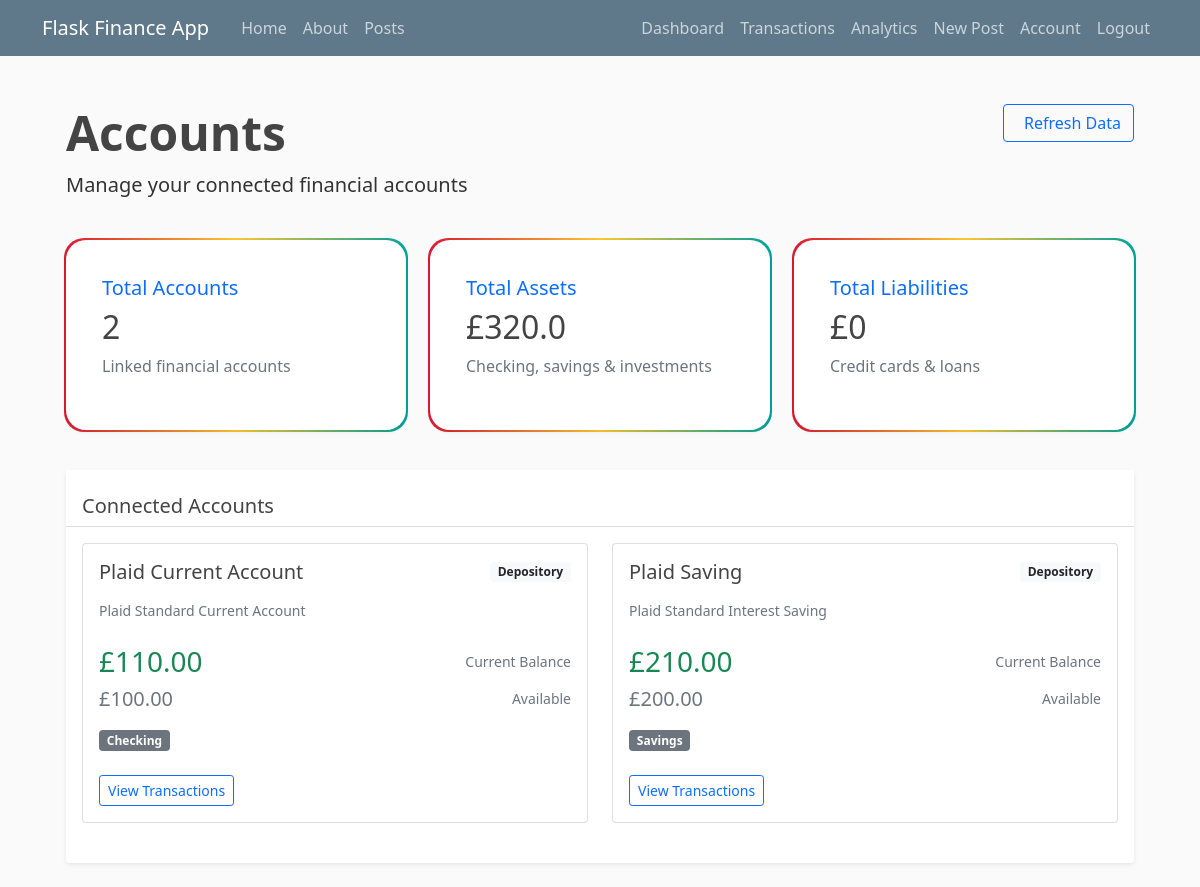
The app's page /financial/accounts (signed in) with its own data.
### app/models.py (models this page shows, shortened)
class Balance(db.Model):
    __tablename__ = "balance"
    id = db.Column(db.Integer, primary_key=True)
    user_id = db.Column(db.Integer, db.ForeignKey("user.id"), nullable=False)
    plaid_account_id = db.Column(db.String(100), unique=True, nullable=False)
    name = db.Column(db.String(100), nullable=False)
    official_name = db.Column(db.String(200))
    type = db.Column(db.String(50), nullable=False)
    subtype = db.Column(db.String(50))
    current_balance = db.Column(db.Numeric(10, 2), nullable=False)
    available_balance = db.Column(db.Numeric(10, 2))
    limit = db.Column(db.Numeric(10, 2))
    iso_currency_code = db.Column(db.String(3), default="USD")
    last_updated = db.Column(
        db.DateTime, default=datetime.utcnow, onupdate=datetime.utcnow
    )

### app/financial/routes.py (the view)
@financial_bp.route("/accounts")
@login_required
def accounts():
    balances = get_balances(current_user.id)
    assets = sum(
        float(b.current_balance)
        for b in balances
        if b.type in ["depository", "investment"] and b.current_balance > 0
    )
    liabilities = sum(
        float(b.current_balance)
        for b in balances
        if b.type in ["credit", "loan"] and b.current_balance > 0
    )
    return render_template(
        "financial/accounts.html",
        title="Accounts",
        balances=balances,
        assets=assets,
        liabilities=liabilities,
    )

### app/financial/services.py (called while the page is built)
def get_balances(user_id):
    return Balance.query.filter_by(user_id=user_id).all()

### app/models.py (called while the page is built)
@login_manager.user_loader
def load_user(user_id):
    return User.query.get(int(user_id))

### app/templates/financial/accounts.html (shortened to what this page needs)
{% extends "layout.html" %}
{% block content %}
<div class="container py-4">
    <div class="row mb-4">
        <div class="col-md-6">
            <h1 class="display-5 fw-bold">Accounts</h1>
            <p class="lead">Manage your connected financial accounts</p>
        </div>
        <div class="col-md-6 text-end">
            {% if current_user.access_token %}
            <form action="{{ url_for('plaid.sync_data') }}" method="post" class="d-inline">
                <button type="submit" class="btn btn-outline-primary">
                    Refresh Data
                </button>
            </form>
            {% else %}
            <a href="{{ url_for('plaid.plaid_link') }}" class="btn btn-primary">
                <i class="fa fa-link me-2"></i>Connect Bank Account
            </a>
            {% endif %}
        </div>
    </div>
    <div class="row mb-4">
        <div class="col-md-4 mb-3">
            <div class="card h-100 border-0 shadow-sm gradient-border">
                <div class="card-body">
                    <h5 class="card-title text-primary">Total Accounts</h5>
                    <h2 class="card-text">{{ balances|length }}</h2>
                    <p class="text-muted">Linked financial accounts</p>
                </div>
            </div>
        </div>
        <div class="col-md-4 mb-3">
            <div class="card h-100 border-0 shadow-sm gradient-border">
                <div class="card-body">
                    <h5 class="card-title text-primary">Total Assets</h5>
                    <h2 class="card-text">£{{ assets|round(2) }}</h2>
                    <p class="text-muted">Checking, savings & investments</p>
                </div>
            </div>
        </div>
        <div class="col-md-4 mb-3">
            <div class="card h-100 border-0 shadow-sm gradient-border">
                <div class="card-body">
                    <h5 class="card-title text-primary">Total Liabilities</h5>
                    <h2 class="card-text">£{{ liabilities|round(2) }}</h2>
                    <p class="text-muted">Credit cards & loans</p>
                </div>
            </div>
        </div>
    </div>
    <div class="row">
        <div class="col-md-12">
            <div class="card border-0 shadow-sm">
                <div class="card-header bg-white pt-4">
                    <h5 class="mb-0">Connected Accounts</h5>
                </div>
                <div class="card-body">
                    {% if balances %}
                    <div class="row">
                        {% for account in balances %}
                        <div class="col-md-6 mb-4">
                            <div class="card h-100">
                                <div class="card-body">
                                    <div class="d-flex justify-content-between align-items-center mb-3">
                                        <h5 class="card-title mb-0">{{ account.name }}</h5>
                                        <span class="badge bg-light text-dark">{{ account.type|capitalize }}</span>
                                    </div>
                                    {% if account.official_name %}
                                    <p class="text-muted small">{{ account.official_name }}</p>
                                    {% endif %}
                                    <div class="d-flex justify-content-between align-items-center mt-4">
                                        <h3
                                            class="mb-0 {% if account.current_balance > 0 and account.type in ['credit', 'loan'] %}text-danger{% elif account.current_balance < 0 %}text-danger{% else %}text-success{% endif %}">
                                            £{{ account.current_balance|abs|round(2) }}
                                        </h3>
                                        <small class="text-muted">Current Balance</small>
                                    </div>
                                    {% if account.available_balance is not none %}
                                    <div class="d-flex justify-content-between align-items-center mt-2">
                                        <h5 class="mb-0 text-secondary">£{{ account.available_balance|round(2) }}</h5>
                                        <small class="text-muted">Available</small>
                                    </div>
                                    {% endif %}
                                    {% if account.subtype %}
                                    <div class="mt-3">
                                        <span class="badge bg-secondary">{{ account.subtype|capitalize }}</span>
                                    </div>
                                    {% endif %}
                                    <div class="mt-4">
                                        <a href="{{ url_for('financial.transactions', account_id=account.plaid_account_id) }}"
                                            class="btn btn-sm btn-outline-primary">
                                            View Transactions
                                        </a>
                                    </div>
                                </div>
                            </div>
                        </div>
                        {% endfor %}
                    </div>
                    {% endif %}
                </div>
            </div>
        </div>
    </div>
</div>
{% endblock %}

### app/templates/layout.html (shortened to what this page needs)
<!DOCTYPE html>
<html>
<head>
    <link href="https://cdn.jsdelivr.net/npm/bootstrap@5.0.2/dist/css/bootstrap.min.css" rel="stylesheet"
>
    <link rel="stylesheet" type="text/css" href="{{ url_for('static', filename='css/main.css') }}">
</head>
<body>
    <header class="site-header">
        <nav class="navbar navbar-expand-md navbar-dark bg-steel fixed-top">
            <div class="container">
                <a class="navbar-brand me-4" href="/">Flask Finance App</a>
                <div class="collapse navbar-collapse" id="navbarToggle">
                    <div class="navbar-nav me-auto">
                        <a class="nav-item nav-link" href="{{ url_for('main.home') }}">Home</a>
                        <a class="nav-item nav-link" href="{{ url_for('main.about') }}">About</a>
                        <a class="nav-item nav-link" href="{{ url_for('posts.index') }}">Posts</a>
                    </div>
                    <div class="navbar-nav">
                        {% if current_user.is_authenticated %}
                        <a class="nav-item nav-link" href="{{ url_for('financial.dashboard') }}">Dashboard</a>
                        <a class="nav-item nav-link" href="{{ url_for('financial.transactions') }}">Transactions</a>
                        <a class="nav-item nav-link" href="{{ url_for('financial.analytics') }}">Analytics</a>
                        <a class="nav-item nav-link" href="{{ url_for('posts.new_post') }}">New Post</a>
                        <a class="nav-item nav-link" href="{{ url_for('auth.account') }}">Account</a>
                        <a class="nav-item nav-link" href="{{ url_for('auth.logout') }}">Logout</a>
                        {% else %}
                        <a class="nav-item nav-link" href="{{ url_for('auth.login') }}">Login</a>
                        <a class="nav-item nav-link" href="{{ url_for('auth.register') }}">Register</a>
                        {% endif %}
                    </div>
                </div>
            </div>
        </nav>
    </header>
    <main role="main" class="container">
        <div class="row">
            <div class="col-md-12">
                {% block content %}{% endblock %}
            </div>
        </div>
    </main>
</body>
</html>

### app/static/css/main.css (style rules this page uses)
:root { --dark-blue: #051435; --rich-blue: #003a65; --mid-blue: #0073bc; --bright-blue: #29b7ea; --light-blue: #8ed8f8; --white: #ffffff; --red: #da1a35; --teal: #00a39b; --yellow: #fdc82f; --lighter-blue: #92acca; --very-light-blue: #aac7dc; }
body { background: #fafafa; color: #333333; margin-top: 5rem; }
h1, h2, h3, h4, h5, h6 { color: #444444; }
.bg-steel { background-color: #5f788a; }
.site-header .navbar-nav .nav-link { color: #cbd5db; }
.gradient-border { position: relative; border-radius: 20px; padding: 20px; }
.gradient-border::before { content: ''; position: absolute; top: 0; right: 0; bottom: 0; left: 0; z-index: -1; margin: -2px; border-radius: inherit; background: linear-gradient(to right, var(--red), var(--yellow), var(--teal)); }
.gradient-border, .smooth-gradient-border, .animated-gradient-border { background: white; }

### records on screen
Balance: name "Plaid Current Account", type "Depository", official_name "Plaid Standard Current Account", current_balance|abs "110.00", available_balance "100.00", subtype "Checking"
Balance: name "Plaid Saving", type "Depository", official_name "Plaid Standard Interest Saving", current_balance|abs "210.00", available_balance "200.00", subtype "Savings"

### other values on screen
{{ balances|length }} "2"
{{ assets|round(2) }} "320.0"
{{ liabilities|round(2) }} "0"
